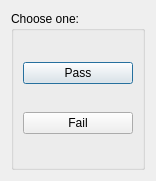
<?xml version="1.0" encoding="UTF-8"?>
<ui version="4.0">
 <class>VoteDialog</class>
 <widget class="QDialog" name="VoteDialog">
  <property name="geometry">
   <rect>
    <x>0</x>
    <y>0</y>
    <width>156</width>
    <height>181</height>
   </rect>
  </property>
  <property name="windowTitle">
   <string>Dialog</string>
  </property>
  <layout class="QGridLayout" name="gridLayout">
   <item row="0" column="0">
    <layout class="QGridLayout" name="voteBoxLayout">
     <item row="0" column="0">
      <widget class="QGroupBox" name="voteSection">
       <property name="title">
        <string>Choose one:</string>
       </property>
       <layout class="QVBoxLayout" name="verticalLayout_2">
        <item>
         <widget class="QPushButton" name="passButton">
          <property name="text">
           <string>Pass</string>
          </property>
         </widget>
        </item>
        <item>
         <widget class="QPushButton" name="failButton">
          <property name="text">
           <string>Fail</string>
          </property>
         </widget>
        </item>
       </layout>
      </widget>
     </item>
    </layout>
   </item>
  </layout>
 </widget>
 <resources/>
 <connections/>
</ui>
